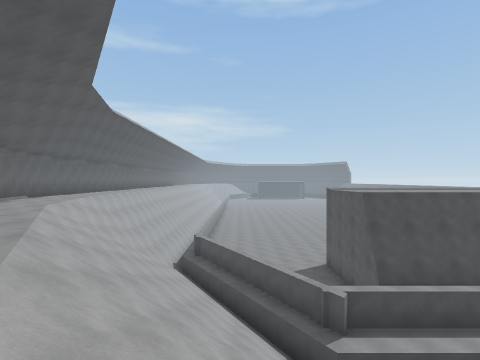
[1] (above)

18 first-person views from a walk through a 3-D level made in the Unity game engine. The camera is 1.5 m above the floor, looks level and sees 85° across. The floor is counted in squares, 2 m on a side. Each view is taken from the middle of a square. On the plan, view 1 faces up. The plan holds only what a view shows up to about 9 squares ahead; the rest is blank. The place goes on beyond the plan.

[2]
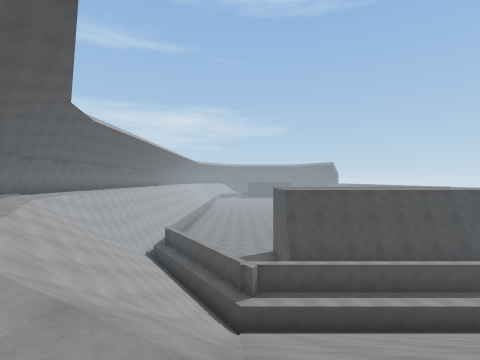

[3]
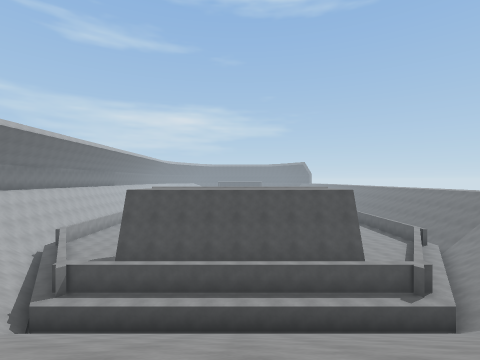

[4]
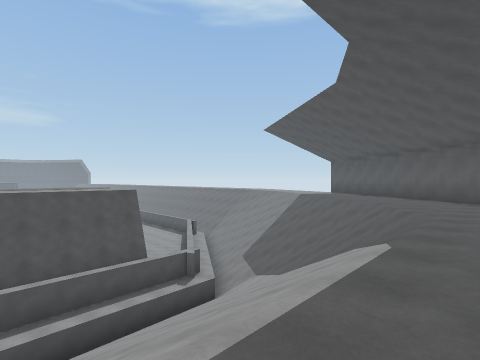

[5]
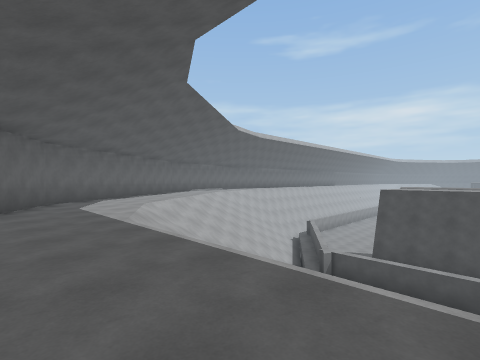

[6]
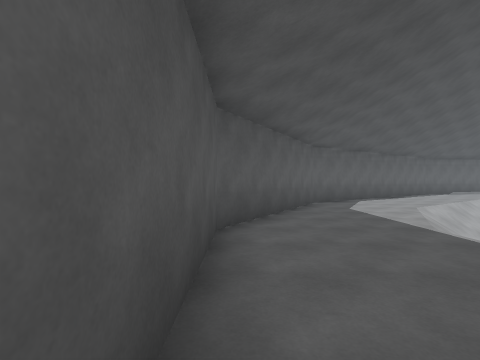

[7]
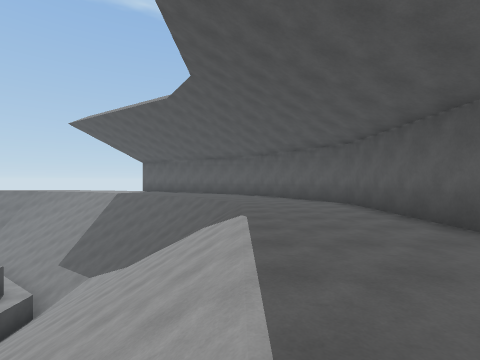

[8]
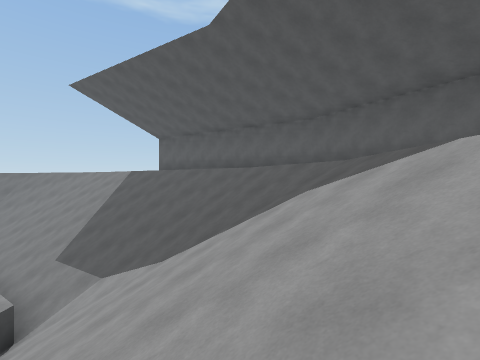

[9]
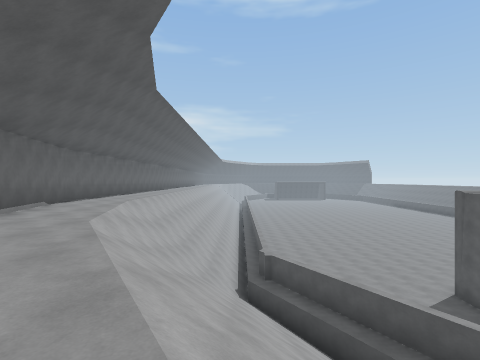

[10]
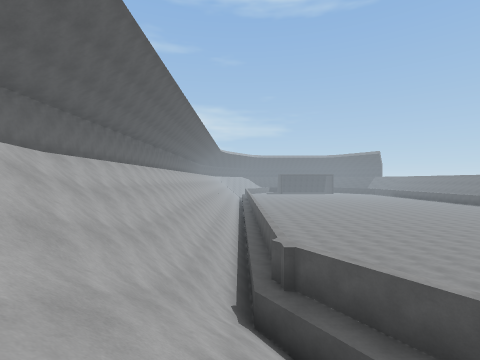

[11]
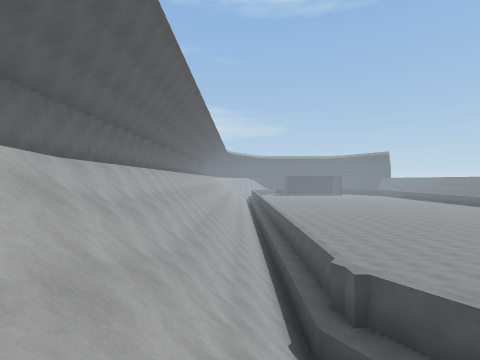

[12]
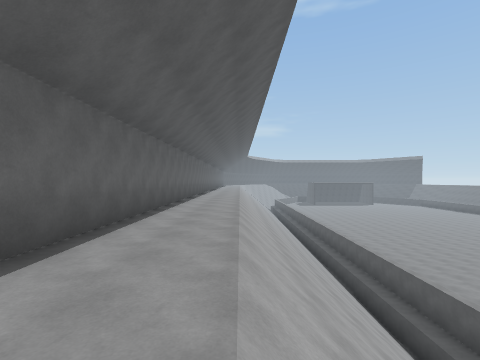

[13]
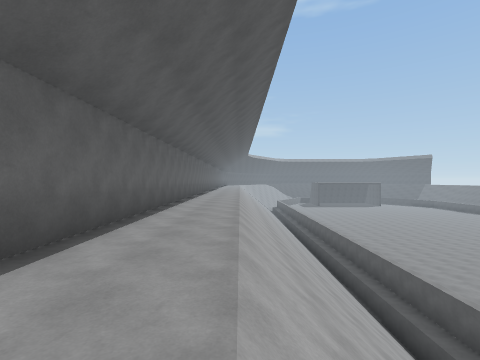

[14]
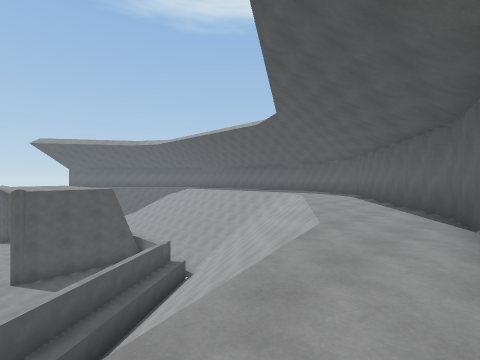

[15]
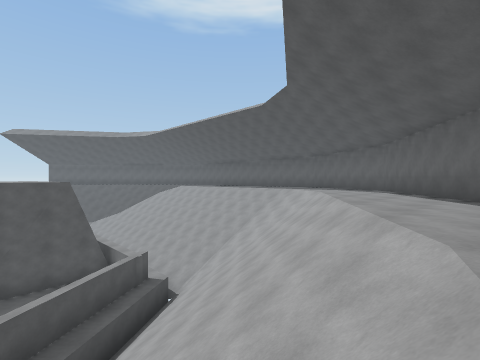

[16]
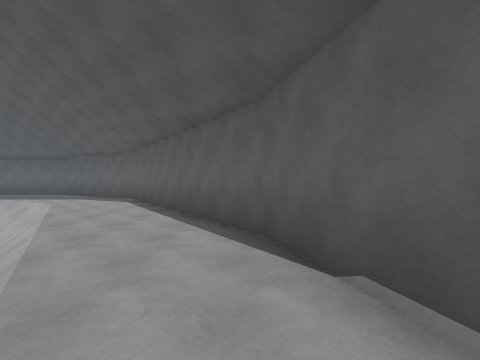

[17]
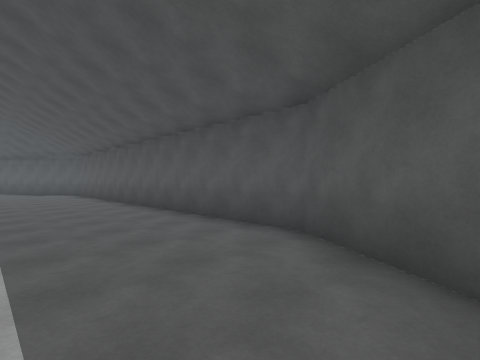

[18]
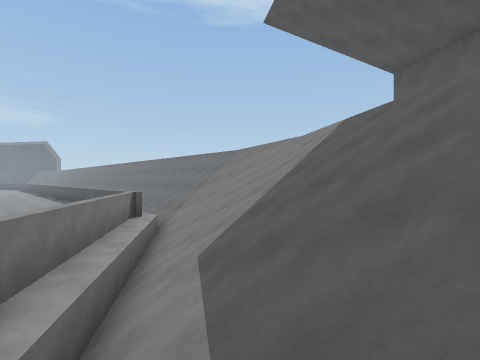

### Floor plan
Key: @ floor where view 1 was taken; # wall or solid block; . floor; / step, stairs or slope; ^ raised ledge.
Columns run from 10 left of view 1 to 18 right of it. Each row starts with its distance up from view 1.
 23 #../////# ^^
 22 #../////# ^^
 21 #../////# ^^
 20 #../////# ^^
 19 #../////#
 18 #../////#
 17 #../////#^^^^^^
 16 #../////#^^^^^^^
 15 #../////# ^^^^^
 14 #../////# ^^^^^
 13   ./////#  ^^^
 12  #./////^^ ^^^^            ^^
 11  #../////#^^^^^            ^^
 10  #../////^^ ^^^           ^^/
  9  #..//////^^ ^^          ^^//
  8  ##..//////# ^^         ^^^//
  7   #..//////^^^         ^^^///
  6   #...//////^^^^^^^^^^^^^////
  5   ##..///////////////////////
  4    #...//////////////////////
  3    ##.../////////////////////
  2     ##../////////////////////
  1      #...///////////////////.
  0      ##...@//// ///////////..
 -1       ##.....................
 -2        ##...................#
 -3         ###................##
 -4           ##.............##
 -5            ###############

Where each view was taken, in squares from view 1:
view 1: 0 up, 0 right, facing up
view 2: 2 down, 2 right, facing up
view 3: 2 down, 8 right, facing up
view 4: 2 down, 8 right, facing up-right
view 5: 3 down, 7 right, facing up-left
view 6: 4 down, 6 right, facing left
view 7: 1 down, 6 right, facing right
view 8: 1 up, 9 right, facing right
view 9: 3 up, 3 left, facing up
view 10: 7 up, 3 left, facing up
view 11: 8 up, 4 left, facing up
view 12: 12 up, 7 left, facing up
view 13: 14 up, 7 left, facing up
view 14: 12 up, 8 left, facing down-right
view 15: 10 up, 6 left, facing down-right
view 16: 9 up, 7 left, facing down
view 17: 1 down, 0 right, facing down-right
view 18: 3 up, 14 right, facing up-right
